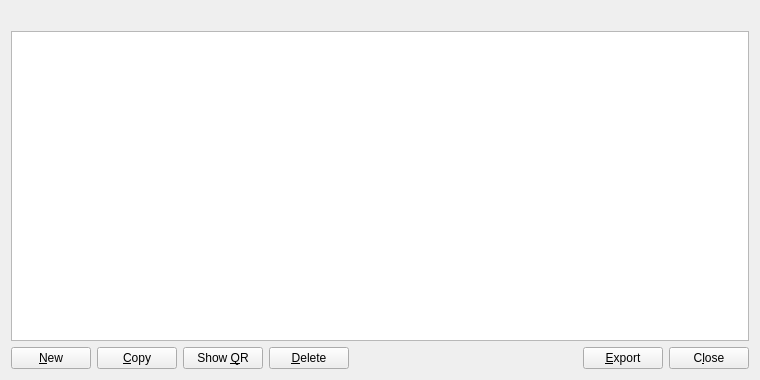
<?xml version="1.0" encoding="UTF-8"?>
<ui version="4.0">
 <class>AddressBookPage</class>
 <widget class="QWidget" name="AddressBookPage">
  <property name="geometry">
   <rect>
    <x>0</x>
    <y>0</y>
    <width>760</width>
    <height>380</height>
   </rect>
  </property>
  <layout class="QVBoxLayout" name="verticalLayout">
   <item>
    <widget class="QLabel" name="labelExplanation">
     <property name="textFormat">
      <enum>Qt::PlainText</enum>
     </property>
     <property name="wordWrap">
      <bool>true</bool>
     </property>
    </widget>
   </item>
   <item>
    <widget class="QTableView" name="tableView">
     <property name="contextMenuPolicy">
      <enum>Qt::CustomContextMenu</enum>
     </property>
     <property name="toolTip">
      <string>Right-click to edit address or label</string>
     </property>
     <property name="tabKeyNavigation">
      <bool>false</bool>
     </property>
     <property name="alternatingRowColors">
      <bool>true</bool>
     </property>
     <property name="selectionMode">
      <enum>QAbstractItemView::SingleSelection</enum>
     </property>
     <property name="selectionBehavior">
      <enum>QAbstractItemView::SelectRows</enum>
     </property>
     <property name="sortingEnabled">
      <bool>true</bool>
     </property>
     <attribute name="verticalHeaderVisible">
      <bool>false</bool>
     </attribute>
    </widget>
   </item>
   <item>
    <layout class="QHBoxLayout" name="horizontalLayout">
     <item>
      <widget class="QPushButton" name="newAddress">
       <property name="toolTip">
        <string>Create a new address</string>
       </property>
       <property name="text">
        <string>&amp;New</string>
       </property>
       <property name="icon">
        <iconset resource="../bitcoin.qrc">
         <normaloff>:/icons/add</normaloff>:/icons/add</iconset>
       </property>
       <property name="autoDefault">
        <bool>false</bool>
       </property>
      </widget>
     </item>
     <item>
      <widget class="QPushButton" name="copyAddress">
       <property name="toolTip">
        <string>Copy the currently selected address to the system clipboard</string>
       </property>
       <property name="text">
        <string>&amp;Copy</string>
       </property>
       <property name="icon">
        <iconset resource="../bitcoin.qrc">
         <normaloff>:/icons/editcopy</normaloff>:/icons/editcopy</iconset>
       </property>
       <property name="autoDefault">
        <bool>false</bool>
       </property>
      </widget>
     </item>
     <item>
      <widget class="QPushButton" name="showQr">
       <property name="toolTip">
        <string>Show a QR code for the selected address (dimi: URI for mobile)</string>
       </property>
       <property name="text">
        <string>Show &amp;QR</string>
       </property>
       <property name="icon">
        <iconset resource="../bitcoin.qrc">
         <normaloff>:/icons/receiving_addresses</normaloff>:/icons/receiving_addresses</iconset>
       </property>
       <property name="autoDefault">
        <bool>false</bool>
       </property>
      </widget>
     </item>
     <item>
      <widget class="QPushButton" name="deleteAddress">
       <property name="toolTip">
        <string>Delete the currently selected address from the list</string>
       </property>
       <property name="text">
        <string>&amp;Delete</string>
       </property>
       <property name="icon">
        <iconset resource="../bitcoin.qrc">
         <normaloff>:/icons/remove</normaloff>:/icons/remove</iconset>
       </property>
       <property name="autoDefault">
        <bool>false</bool>
       </property>
      </widget>
     </item>
     <item>
      <spacer name="horizontalSpacer">
       <property name="orientation">
        <enum>Qt::Horizontal</enum>
       </property>
       <property name="sizeHint" stdset="0">
        <size>
         <width>40</width>
         <height>20</height>
        </size>
       </property>
      </spacer>
     </item>
     <item>
      <widget class="QPushButton" name="exportButton">
       <property name="toolTip">
        <string>Export the data in the current tab to a file</string>
       </property>
       <property name="text">
        <string>&amp;Export</string>
       </property>
       <property name="icon">
        <iconset resource="../bitcoin.qrc">
         <normaloff>:/icons/export</normaloff>:/icons/export</iconset>
       </property>
       <property name="autoDefault">
        <bool>false</bool>
       </property>
      </widget>
     </item>
     <item>
      <widget class="QPushButton" name="closeButton">
       <property name="sizePolicy">
        <sizepolicy hsizetype="Minimum" vsizetype="Minimum">
         <horstretch>0</horstretch>
         <verstretch>0</verstretch>
        </sizepolicy>
       </property>
       <property name="text">
        <string>C&amp;lose</string>
       </property>
       <property name="autoDefault">
        <bool>false</bool>
       </property>
      </widget>
     </item>
    </layout>
   </item>
  </layout>
 </widget>
 <resources>
  <include location="../bitcoin.qrc"/>
 </resources>
 <connections/>
</ui>
